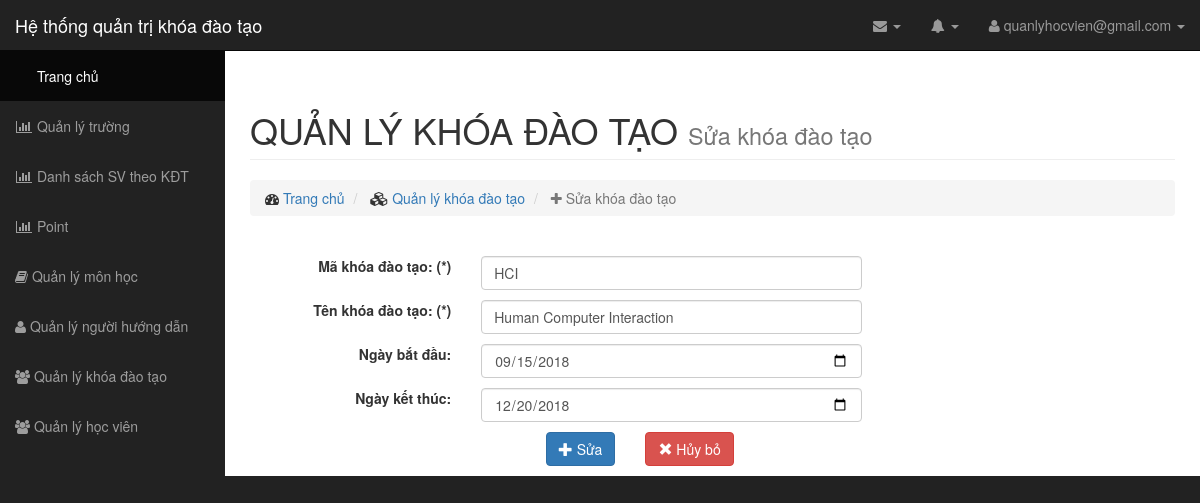
Screenshot of /teamplate/update/update_khoadaotao.php?course_id=1 with the database file from the repository.
### tables this page shows
CREATE TABLE `courses` (
  `course_id` int(11) NOT NULL,
  `course_name` varchar(255) NOT NULL,
  `courses_code` varchar(255) NOT NULL,
  `date_start` date NOT NULL,
  `date_end` date NOT NULL
);

### teamplate/update/update_khoadaotao.php (the view, shortened to what this page needs)
<?php
    include "../connect.php";
    $course_id=$_REQUEST['course_id'];
 ?>
<link rel="stylesheet" type="text/css" href="../../css/style.css">
<body>
    <div id="wrapper">
        <?php
        include_once '../../layout/menu.php'
        ?>
        <div id="page-wrapper">
            <div class="container-fluid">
                <div class="row">
                    <div class="col-lg-12">
                        <h1 class="page-header">
                            QUẢN LÝ KHÓA ĐÀO TẠO
                            <small>Sửa khóa đào tạo</small>
                        </h1>
                        <ol class="breadcrumb">
                            <li>
                                <i class="fa fa-dashboard"></i>  <a href="#">Trang chủ</a>
                            </li>
                            <li>
                                <i class="fa fa-cubes"></i><a href="#"> Quản lý khóa đào tạo</a>
                            </li>
                            <li class="active">
                                <i class="fa fa-plus"></i> Sửa khóa đào tạo
                            </li>
                        </ol>
                    </div>
                </div>
                <div class="row">
                    <?php
                        $qr1="SELECT * FROM courses WHERE courses.course_id='$course_id'";
                    $rs1=mysqli_query($conn,$qr1) or die("Lỗi" .mysqli_error($conn));
                    $rows=mysqli_fetch_array($rs1, MYSQLI_ASSOC);
                     ?>
                    <form action ="#" role="form" method="post" enctype="multipart/form-data">
                        <div class="row  ">
                            <label class="col-lg-3 right">Mã khóa đào tạo: <span class="required">(*)</span></label>
                            <div class="col-lg-5"><input type="text" required class="form-control" name="courses_code" value="<?php echo $rows['courses_code'] ?>"></div>
                        </div>
                        <div class="row ">
                            <label class="col-lg-3 right">Tên khóa đào tạo: <span class="required">(*)</span></label>
                            <div class="col-lg-5"><input type="text" required name="course_name" class="form-control" value="<?php echo $rows['course_name'] ?>"></div>
                        </div>
                        <div class="row">
                            <label class="col-lg-3 right">Ngày bắt đầu: </label>
                            <div class="col-lg-5"><input type="date" required class="form-control" name="date_start" value="<?php echo $rows['date_start'] ?>"></div>
                        </div>
                        <div class="row">
                            <label class="col-lg-3 right">Ngày kết thúc: </label>
                            <div class="col-lg-5"><input type="date" required class="form-control" name="date_end" value="<?php echo $rows['date_end'] ?>"></div>
                        </div>
                        <div class="row button-area">
                            <div class="col-lg-3"></div>
                            <div class="col-lg-2 right">
                                <button type="submit" class="btn btn-primary" value="" name="submit">
                                    <span class="glyphicon glyphicon-plus"></span> Sửa
                                </button>
                            </div>
                            <div class="col-lg-2">
                                <a href="#" class="btn btn-danger">
                                    <span class="glyphicon glyphicon-remove"></span> Hủy bỏ
                                </a>
                            </div>
                        </div>
                    </form>
                </div>
            </div>
        </div>

### css/sb-admin.css (style rules this page uses)
body { margin-top: 100px; background-color: #222; }
@media (min-width:768px) { body { margin-top: 50px; } }
#wrapper { padding-left: 0; }
#page-wrapper { width: 100%; padding: 0; background-color: #fff; }
@media (min-width:768px) { #wrapper { padding-left: 225px; } }
@media (min-width:768px) { #page-wrapper { padding: 10px; } }

### css/style.css (style rules this page uses)
.row { padding-top: 10px; }
.right { text-align: right; }

### rows the page displays
courses: courses_code "HCI", course_name "Human Computer Interaction", date_start "09/15/2018", date_end "12/20/2018"
